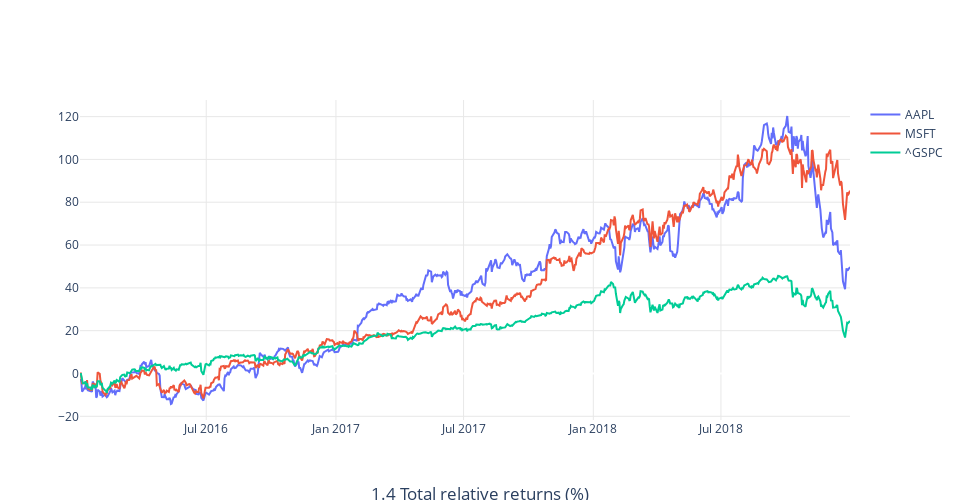

The code cell stored with this chart in its notebook:
### Code cell
simple_plot(axis, "1.4 Total relative returns (%)")

### Figure 1 — Plotly figure (JSON) as saved in the notebook; plotly's stock layout.template omitted (floating-point values rounded to 4 significant figures; data arrays with more than 128 entries replaced by an {"elided": "..."} marker saying what was removed)
{"data": [{"name": "AAPL", "opacity": 1, "type": "scatter", "x": {"elided": "754 str values"}, "y": {"elided": "754 float values"}}, {"name": "MSFT", "opacity": 1, "type": "scatter", "x": {"elided": "754 str values"}, "y": {"elided": "754 float values"}}, {"name": "^GSPC", "opacity": 1, "type": "scatter", "x": {"elided": "754 str values"}, "y": {"elided": "754 float values"}}], "layout": {"height": 500, "plot_bgcolor": "rgba(0,0,0,0)", "title": {"text": "1.4 Total relative returns (%)", "x": 0.5, "xanchor": "center", "y": 0, "yanchor": "bottom"}, "width": 960, "xaxis": {"gridcolor": "#E8E8E8", "gridwidth": 1, "rangeslider": {"visible": false}, "showgrid": true}, "yaxis": {"gridcolor": "#E8E8E8", "gridwidth": 1, "showgrid": true}}}
